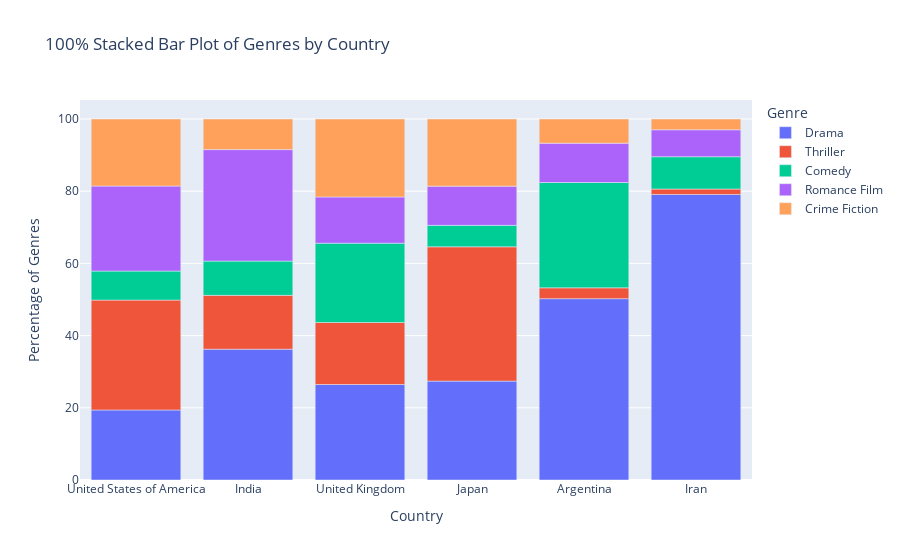

Notebook code for this chart:
### Code cell
import plotly.express as px

# Simule tes données ici, remplace par tes données réelles
array_tot = []
for i in range(len(focus_countries)):
    v = [focus_countries[i]] + genres_data_by_country[i].values.tolist()
    array_tot.append(v)

df_tot = pd.DataFrame(array_tot, columns=['Countries'] + focus_genres)

# Normalisation des données pour obtenir des pourcentages
df_normalized = df_tot.set_index('Countries')
df_normalized = df_normalized.div(df_normalized.sum(axis=1), axis=0) * 100
df_normalized.reset_index(inplace=True)

# Conversion des données pour Plotly (format long)
df_melted = df_normalized.melt(id_vars=['Countries'], 
                               var_name='Genre', 
                               value_name='Percentage')

# Création du graphique interactif avec Plotly
fig = px.bar(
    df_melted, 
    x='Countries', 
    y='Percentage', 
    color='Genre', 
    title="100% Stacked Bar Plot of Genres by Country",
    labels={'Percentage': 'Percentage of Genres', 'Countries': 'Country'},
)

# Mise à jour pour afficher uniquement le genre et le pourcentage dans l'infobulle
fig.update_traces(
    textposition='none', 
    hovertemplate=(
        '<b>Percentage:</b> %{y:.2f}%'  # Affiche le pourcentage avec 2 décimales
    ),
    customdata=df_melted[['Genre']],  # Passer le genre spécifique à chaque barre dans customdata
)

# Affichage du graphique
fig.show()

### Figure 1 — Plotly figure (JSON) as saved in the notebook; plotly's stock layout.template omitted (floating-point values rounded to 4 significant figures)
{"data": [{"alignmentgroup": "True", "customdata": [["Drama"], ["Drama"], ["Drama"], ["Drama"], ["Drama"], ["Drama"], ["Thriller"], ["Thriller"], ["Thriller"], ["Thriller"], ["Thriller"], ["Thriller"], ["Comedy"], ["Comedy"], ["Comedy"], ["Comedy"], ["Comedy"], ["Comedy"], ["Romance Film"], ["Romance Film"], ["Romance Film"], ["Romance Film"], ["Romance Film"], ["Romance Film"], ["Crime Fiction"], ["Crime Fiction"], ["Crime Fiction"], ["Crime Fiction"], ["Crime Fiction"], ["Crime Fiction"]], "hovertemplate": "<b>Percentage:</b> %{y:.2f}%", "legendgroup": "Drama", "marker": {"color": "#636efa", "pattern": {"shape": ""}}, "name": "Drama", "offsetgroup": "Drama", "orientation": "v", "showlegend": true, "textposition": "none", "type": "bar", "x": ["United States of America", "India", "United Kingdom", "Japan", "Argentina", "Iran"], "xaxis": "x", "y": [19.39, 36.23, 26.45, 27.39, 50.23, 79.1], "yaxis": "y"}, {"alignmentgroup": "True", "customdata": [["Drama"], ["Drama"], ["Drama"], ["Drama"], ["Drama"], ["Drama"], ["Thriller"], ["Thriller"], ["Thriller"], ["Thriller"], ["Thriller"], ["Thriller"], ["Comedy"], ["Comedy"], ["Comedy"], ["Comedy"], ["Comedy"], ["Comedy"], ["Romance Film"], ["Romance Film"], ["Romance Film"], ["Romance Film"], ["Romance Film"], ["Romance Film"], ["Crime Fiction"], ["Crime Fiction"], ["Crime Fiction"], ["Crime Fiction"], ["Crime Fiction"], ["Crime Fiction"]], "hovertemplate": "<b>Percentage:</b> %{y:.2f}%", "legendgroup": "Thriller", "marker": {"color": "#EF553B", "pattern": {"shape": ""}}, "name": "Thriller", "offsetgroup": "Thriller", "orientation": "v", "showlegend": true, "textposition": "none", "type": "bar", "x": ["United States of America", "India", "United Kingdom", "Japan", "Argentina", "Iran"], "xaxis": "x", "y": [30.45, 14.92, 17.18, 37.21, 3.009, 1.493], "yaxis": "y"}, {"alignmentgroup": "True", "customdata": [["Drama"], ["Drama"], ["Drama"], ["Drama"], ["Drama"], ["Drama"], ["Thriller"], ["Thriller"], ["Thriller"], ["Thriller"], ["Thriller"], ["Thriller"], ["Comedy"], ["Comedy"], ["Comedy"], ["Comedy"], ["Comedy"], ["Comedy"], ["Romance Film"], ["Romance Film"], ["Romance Film"], ["Romance Film"], ["Romance Film"], ["Romance Film"], ["Crime Fiction"], ["Crime Fiction"], ["Crime Fiction"], ["Crime Fiction"], ["Crime Fiction"], ["Crime Fiction"]], "hovertemplate": "<b>Percentage:</b> %{y:.2f}%", "legendgroup": "Comedy", "marker": {"color": "#00cc96", "pattern": {"shape": ""}}, "name": "Comedy", "offsetgroup": "Comedy", "orientation": "v", "showlegend": true, "textposition": "none", "type": "bar", "x": ["United States of America", "India", "United Kingdom", "Japan", "Argentina", "Iran"], "xaxis": "x", "y": [8.032, 9.478, 21.96, 5.943, 29.17, 8.955], "yaxis": "y"}, {"alignmentgroup": "True", "customdata": [["Drama"], ["Drama"], ["Drama"], ["Drama"], ["Drama"], ["Drama"], ["Thriller"], ["Thriller"], ["Thriller"], ["Thriller"], ["Thriller"], ["Thriller"], ["Comedy"], ["Comedy"], ["Comedy"], ["Comedy"], ["Comedy"], ["Comedy"], ["Romance Film"], ["Romance Film"], ["Romance Film"], ["Romance Film"], ["Romance Film"], ["Romance Film"], ["Crime Fiction"], ["Crime Fiction"], ["Crime Fiction"], ["Crime Fiction"], ["Crime Fiction"], ["Crime Fiction"]], "hovertemplate": "<b>Percentage:</b> %{y:.2f}%", "legendgroup": "Romance Film", "marker": {"color": "#ab63fa", "pattern": {"shape": ""}}, "name": "Romance Film", "offsetgroup": "Romance Film", "orientation": "v", "showlegend": true, "textposition": "none", "type": "bar", "x": ["United States of America", "India", "United Kingdom", "Japan", "Argentina", "Iran"], "xaxis": "x", "y": [23.55, 30.89, 12.81, 10.85, 10.88, 7.463], "yaxis": "y"}, {"alignmentgroup": "True", "customdata": [["Drama"], ["Drama"], ["Drama"], ["Drama"], ["Drama"], ["Drama"], ["Thriller"], ["Thriller"], ["Thriller"], ["Thriller"], ["Thriller"], ["Thriller"], ["Comedy"], ["Comedy"], ["Comedy"], ["Comedy"], ["Comedy"], ["Comedy"], ["Romance Film"], ["Romance Film"], ["Romance Film"], ["Romance Film"], ["Romance Film"], ["Romance Film"], ["Crime Fiction"], ["Crime Fiction"], ["Crime Fiction"], ["Crime Fiction"], ["Crime Fiction"], ["Crime Fiction"]], "hovertemplate": "<b>Percentage:</b> %{y:.2f}%", "legendgroup": "Crime Fiction", "marker": {"color": "#FFA15A", "pattern": {"shape": ""}}, "name": "Crime Fiction", "offsetgroup": "Crime Fiction", "orientation": "v", "showlegend": true, "textposition": "none", "type": "bar", "x": ["United States of America", "India", "United Kingdom", "Japan", "Argentina", "Iran"], "xaxis": "x", "y": [18.57, 8.475, 21.59, 18.6, 6.713, 2.985], "yaxis": "y"}], "layout": {"barmode": "relative", "legend": {"title": {"text": "Genre"}, "tracegroupgap": 0}, "title": {"text": "100% Stacked Bar Plot of Genres by Country"}, "xaxis": {"anchor": "y", "domain": [0, 1], "title": {"text": "Country"}}, "yaxis": {"anchor": "x", "domain": [0, 1], "title": {"text": "Percentage of Genres"}}}}
